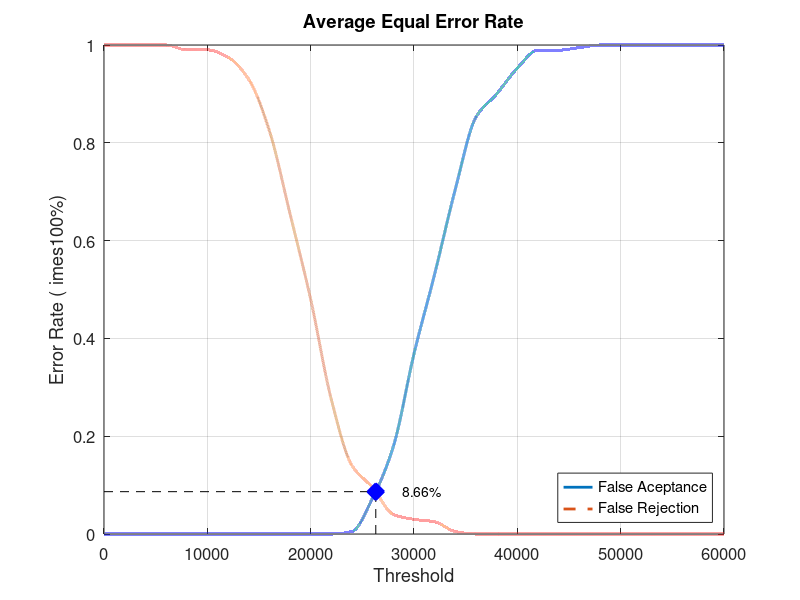
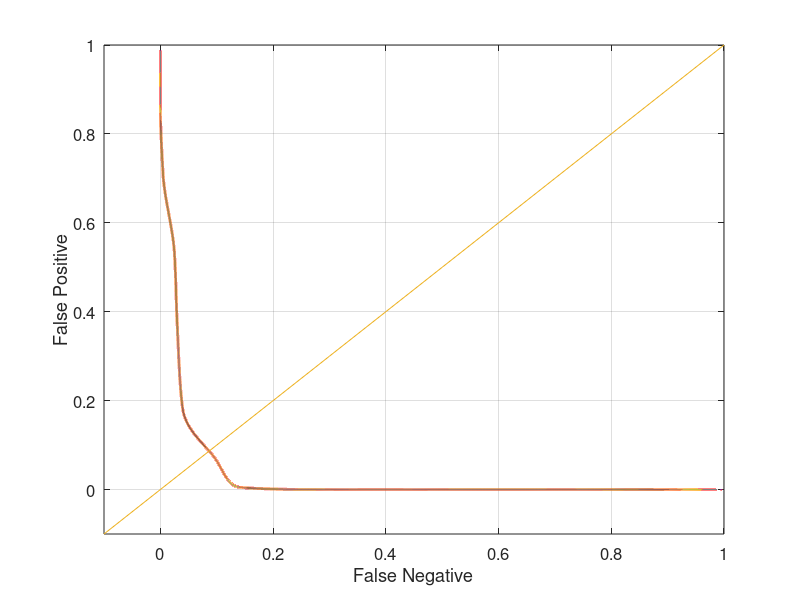

These figures' MATLAB source, in order:
close all;
clear;
clc;
x = 0:2000:60000;
xq = 0:0.5:60000;

y0 = [0 0 0 0 0 0 0 0 0 0 0 0 0.00526316 0.0736842 0.178947 0.368421 0.531579 0.705263 0.852632 0.9 0.952632 0.989474 0.989474 0.994737 1 1 1 1 1 1 1]
yy0 = interp1(x, y0, xq, 'pchip');
y1 = [1 1 1 1 0.99 0.99 0.975 0.93 0.825 0.655 0.48 0.275 0.14 0.095 0.04 0.03 0.025 0.005 0 0 0 0 0 0 0 0 0 0 0 0 0]
yy1 = interp1(x, y1, xq, 'pchip');

% Calculating EER: 
y2 = abs(y0 - y1);
find(y2 == min(y2))
yy2 = abs(yy0 - yy1);
xEER = find(yy2 == min(yy2));
xEERIndex = xq(xEER) % X-axis EER
yEER = yy0(xEER) % Y-axis EER

main = figure
plot(xq, yy0,'-','LineWidth', 2);	hold on
plot(xq, yy1,'--','LineWidth', 2);	hold on
plot([xEERIndex xEERIndex], [0 yEER], 'k--');	hold on
plot([0 xEERIndex], [yEER yEER], 'k--');	hold on
plot(xEERIndex, yEER, 'bx', 'LineWidth', 10);	hold on
text(xEERIndex + 10 * xEERIndex / 100, yEER, [num2str(round((10000 * yEER)) / 100) '%'])
legend('False Aceptance', 'False Rejection', 'Location', 'SouthEast')
xlabel('Threshold')
ylabel('Error Rate (	imes100%)')
title('Average Equal Error Rate')
set(gca, 'FontSize', 12)
axis([0 60000 0 1])
grid on

print(main, 'Database5_2Main', '-dpng');
FNRxFPR = figure('Color', [1 1 1]);
plot(yy1, yy0, '-', yy1, yy0, 'LineWidth', 2);
hold on
y = -0.1:0.1:1
plot(y, y); 
set(gca, 'FontSize', 12)
xlabel('False Negative')
ylabel('False Positive')
axis([-0.1 1 -0.1 1])
set(gca, 'FontSize', 12)
grid on

print(FNRxFPR, 'Database5_2FNRxFPR','-dpng');
